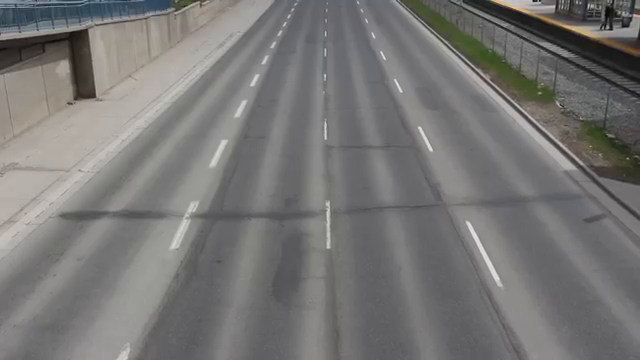
#> input picture frame 71 of computer_vision/basic/sources/videos/video.mp4, 640 x 360 px
$ python hsv_mask.py
#> lines starting #> are read from the running program, lines starting #| are printed output that depends on the picture; after the words box and inside, x2 and y2 are one past the last pixel; in counts of white or black regions, pixels touching at a corner belong together
import cv2
import numpy as np

cap =cv2.VideoCapture(r'C:\\Users\\Kantipur\\Desktop\\New folder\\computer_vision\\basic\\sources\\videos\\video.mp4')
def sapkota(x):
    pass
cv2.namedWindow("window")
cv2.createTrackbar('lb', "window", 0, 200, sapkota)
#> slider 'lb' is set to 40
cv2.createTrackbar('lg', "window", 0, 200, sapkota)
#> slider 'lg' is set to 40
cv2.createTrackbar('lr', "window", 0, 200, sapkota)
#> slider 'lr' is set to 40
cv2.createTrackbar('ub', "window", 0, 250, sapkota)
#> slider 'ub' is set to 250
cv2.createTrackbar('ug', "window", 0, 250, sapkota)
#> slider 'ug' is set to 250
cv2.createTrackbar('ur', "window", 0, 250, sapkota)
#> slider 'ur' is set to 250

while True:
    r,frame = cap.read()
#> frame is the input picture: shape (360, 640, 3); mean B, G, R 116.9, 117.9, 119.2
    if cap is None:
        break
    else:
        if r == True:
            img = cv2.resize(frame, (400,400))
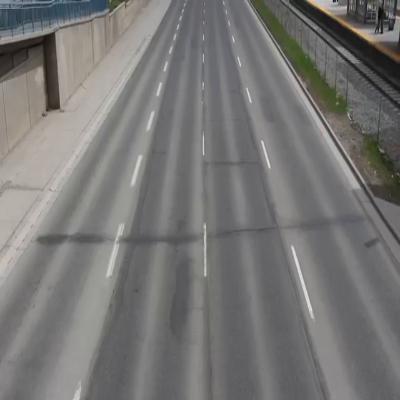
#> img: shape (400, 400, 3); mean B, G, R 116.8, 117.8, 119.1
            hsv_img = cv2.cvtColor(img, cv2.COLOR_BGR2HSV)
#> hsv_img: shape (400, 400, 3); mean H, S, V 60.4, 11.9, 120.4
            lb=cv2.getTrackbarPos('lb', "window")
            lr=cv2.getTrackbarPos('lr', "window")
            lg=cv2.getTrackbarPos('lg', "window")
            ub=cv2.getTrackbarPos('ub', "window")
            ur=cv2.getTrackbarPos('ur', "window")
            ug=cv2.getTrackbarPos('ug', "window")

            lo = np.array(([lb,lr,lg]))
            up= np.array(([ub,ur,ug]))

            maks = cv2.inRange(hsv_img, lo,up)
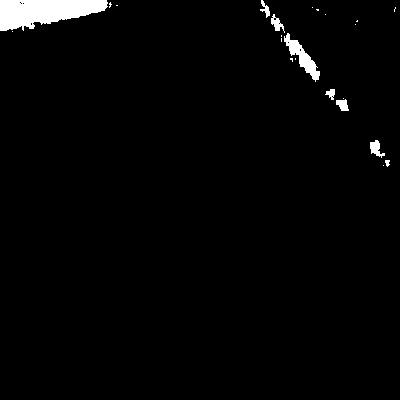
#> maks: shape (400, 400); 2.1% white; 23 white regions (15 under 20 px), largest, box (x1, y1, x2, y2) and area: (0, 0, 108, 31) 2306, (284, 33, 320, 82) 544, (370, 140, 385, 158) 140
            res = cv2.bitwise_and(img, img, mask=maks)
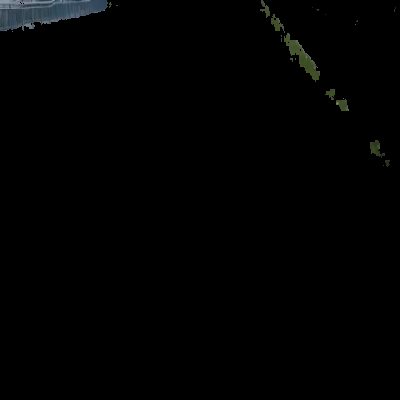
#> res: shape (400, 400, 3); mean B, G, R 1.8, 1.8, 1.5

            cv2.imshow("this is orginal image",img)
            cv2.imshow("this is HSV image",hsv_img)
            cv2.imshow("this is RES",res)
            cv2.imshow("this is MASK",maks)
            if cv2.waitKey(1) & 0xff == ord('p'):
#> (key Esc is pressed here)
                break

        else:
            break
cap.release()
cv2.destroyAllWindows()

$ run again, starting later in the video
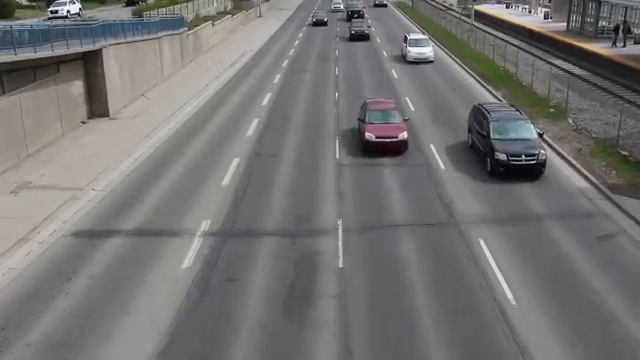
#> input picture frame 322 of computer_vision/basic/sources/videos/video.mp4, 640 x 360 px
#> frame is the input picture: shape (360, 640, 3); mean B, G, R 114.4, 115.1, 116.6
#> hsv_img: shape (400, 400, 3); mean H, S, V 74.4, 16.1, 118.6
#> `maks = cv2.inRange(hsv_img, lo,up)`:
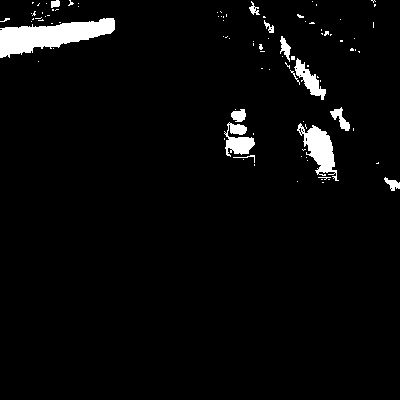
#> maks: shape (400, 400); 3.6% white; 95 white regions (82 under 20 px), largest, box (x1, y1, x2, y2) and area: (0, 18, 115, 58) 2451, (297, 123, 339, 181) 1050, (224, 122, 255, 157) 607
#> `res = cv2.bitwise_and(img, img, mask=maks)`:
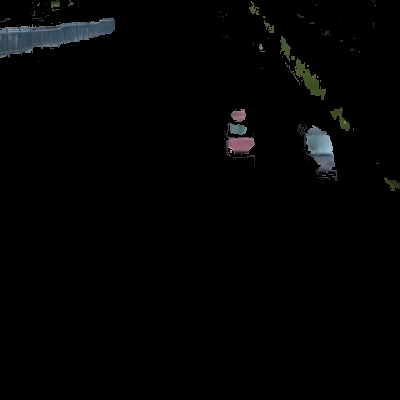
#> res: shape (400, 400, 3); mean B, G, R 3.4, 3.3, 2.9

$ run again, starting later in the video
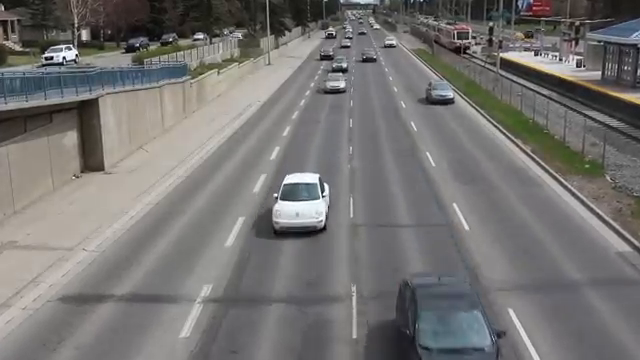
#> input picture frame 572 of computer_vision/basic/sources/videos/video.mp4, 640 x 360 px
#> frame is the input picture: shape (360, 640, 3); mean B, G, R 114.5, 116, 117.6
#> hsv_img: shape (400, 400, 3); mean H, S, V 65.7, 20.3, 120
#> `maks = cv2.inRange(hsv_img, lo,up)`:
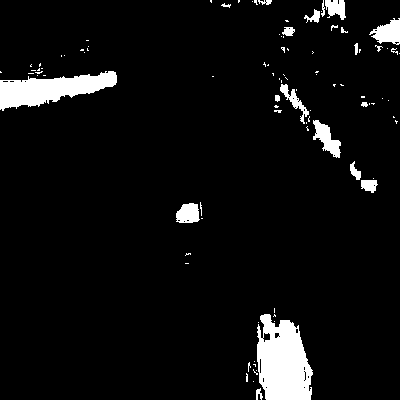
#> maks: shape (400, 400); 5.8% white; 96 white regions (75 under 20 px), largest, box (x1, y1, x2, y2) and area: (257, 314, 313, 400) 3601, (0, 71, 117, 111) 2523, (369, 18, 400, 45) 502
#> `res = cv2.bitwise_and(img, img, mask=maks)`:
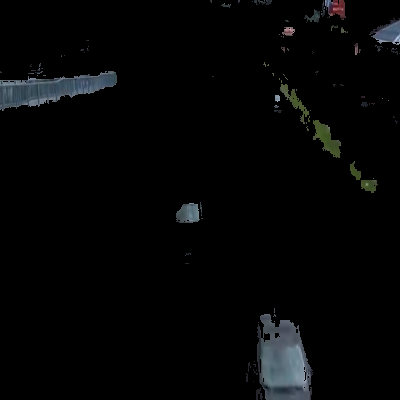
#> res: shape (400, 400, 3); mean B, G, R 5.5, 5.2, 4.5
